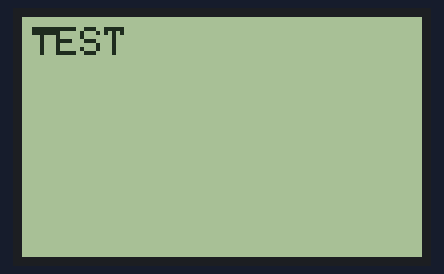
The sketch below on a simulated Arduino Uno, built with avr-gcc and run on an emulated ATmega328P. Shown: 400×240 one-colour display. What the sketch prints to the serial monitor is not drawn.

Above: at 1.1 s.
At 1.6 s:
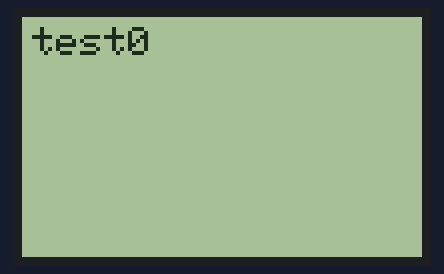
At 2.8 s:
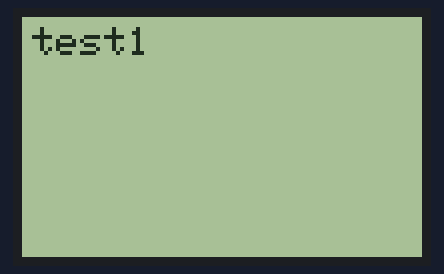
At 3.9 s:
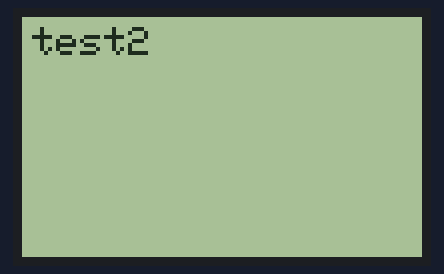
At 5.0 s:
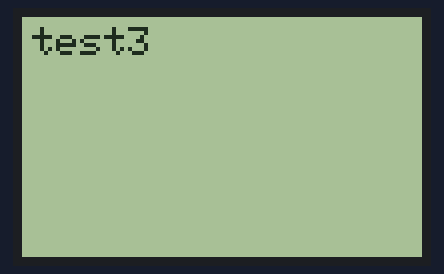

The sketch:

keypad_generic.ino
```cpp
/*
 * TCA8418 Driver
 * This code is adapted from the phishman's driver for arduino, https://github.com/phishman/TCA8418
 * The difference is that it is written to be easily ported to another microcontroller
 * Author: Henry Troutman
 */
/*
 * Keyboard PCB Hookup Guide:
 * 1 -> 3.3V
 * 2 -> GND
 * 3 -> SDA
 * 4 -> SCL
 * 5 -> INT_PIN
 * 6 -> RTC_INT (ds3231)
 */
// #include "Keypad.h"


#include "View.h"

// any pins can be used
#define SHARP_SCK  13
#define SHARP_MOSI 11
#define SHARP_SS   10

Adafruit_SharpMem display(SHARP_SCK, SHARP_MOSI, SHARP_SS, 400, 240);
#define BLACK 0
#define WHITE 1

int minorHalfSize; // 1/2 of lesser of display width or height
TextView test(10,10,"TEST",4);

void setup() {
  Serial.begin(9600);
  display.begin();
  display.clearDisplay();
  minorHalfSize = min(display.width(), display.height()) / 2;
  // keyboard_configure();
}
// 24x32
// 18x24
// 12x16
// 6x8
void loop() {
  // uint8_t result = keyboard_poll();
  // if(result){
  //   Serial.println(result);
  // }
  // keyboard_tick();
  // delay(100);
    display.clearDisplay();
    int16_t  x1, y1;
    uint16_t w, h;
    test.getSize(display,x1, y1, w, h);
    test.render(display);
    display.fillRect(x1,y1,w,h,0);
    display.refresh();
    Serial.print(w);
    Serial.print(",");
    Serial.println(h);
    // Screen must be refreshed at least once per second
    for(int j=0; j<4; j++) {
      test.setString("test"+String(j));
      display.clearDisplay();
      test.render(display);
      display.refresh();
      delay(500); // 1/2 sec delay
    } // x4 = 2 second pause between rotations

}
```

View.cpp
```cpp
#include "View.h"

void View::control_handler(uint8_t code){
  return;
}
void View::character_handler(uint8_t code){
  return;
}
bool View::isVisible() const{
  return visable;
}
TextView::TextView(uint8_t x, uint8_t y,String s, uint8_t size, uint8_t color){
  this->x = x;
  this->y = y;
  this->size = size;
  this->color = color;
  this->s = s;
}
void TextView::setString(String s){
  this->s = s;
}
void TextView::getSize(Adafruit_SharpMem& display,int16_t &x1,int16_t &y1, uint16_t &w,uint16_t &h) const{
  display.getTextBounds(s, x, y, &x1, &y1, &w, &h);
}
void TextView::render(Adafruit_SharpMem& display){
  display.setRotation(0);
  display.setTextSize(size);
  if(color == 0){
    display.setTextColor(BLACK);
  } else {
    display.setTextColor(WHITE, BLACK);
  }
  display.setCursor(x,y);
  display.println(s);
}

NavView::NavView(String battery_string, String time_string)
  :battery(5,5,battery_string,2,1),time(0,5,time_string,2,1) {

}
void NavView::render(Adafruit_SharpMem& display){

}
void NavView::setBattery(String battery_string){
}
void NavView::setTime(String time_string){
}
```

View.h
```cpp
#ifndef view_h
#define view_h
#include <Arduino.h>
#include "Adafruit_GFX.h"
#include "Adafruit_SharpMem.h"

#define BLACK 0
#define WHITE 1

#define DISPLAY_WIDTH 400
#define DISPLAY_HEIGHT 240


class View {
private:
  bool visable = true;
public:
  virtual void render(Adafruit_SharpMem& display)=0;
  virtual void control_handler(uint8_t code);
  virtual void character_handler(uint8_t code);
  bool isVisible() const;
};

class TextView: public View {
private:
  uint8_t x,y,size,color;
  String s;
public:
  TextView(uint8_t x, uint8_t y, String s, uint8_t size=2, uint8_t color=0);
  void render(Adafruit_SharpMem& display);
  void setString(String s);
  void getSize(Adafruit_SharpMem& display,int16_t &x1,int16_t &y1, uint16_t &w,uint16_t &h) const;
};

class NavView: public View {
private:
  TextView battery,time;
public:
  NavView(String battery,String time);
  void render(Adafruit_SharpMem& display);
  void setBattery(String battery_string);
  void setTime(String time_string);
  // void control_handler(uint8_t code);
  // void character_handler(uint8_t code);
};


#endif
```

Measured:
- by itself, everything shown: repeats every 5.3 s, in 10 steps
- what the display in image 1 shows lasts 0.8 s, from 1.6 s to 2.4 s
